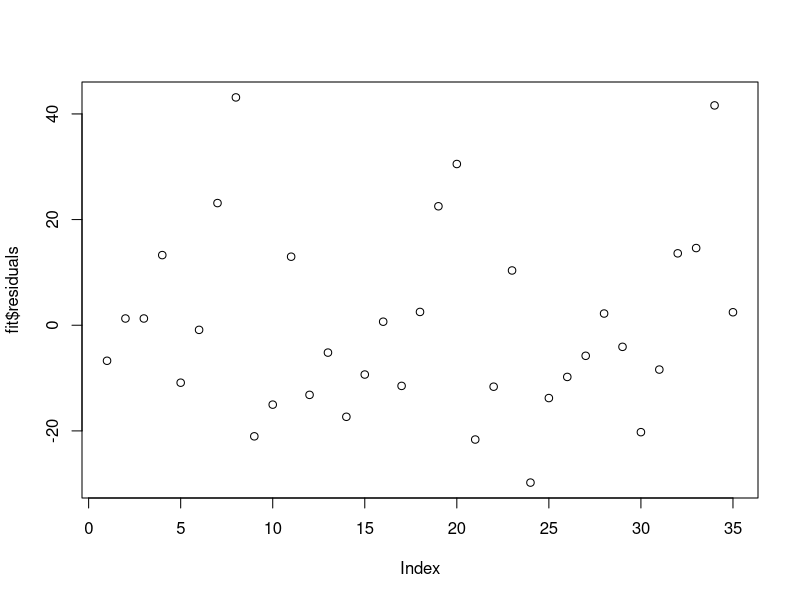
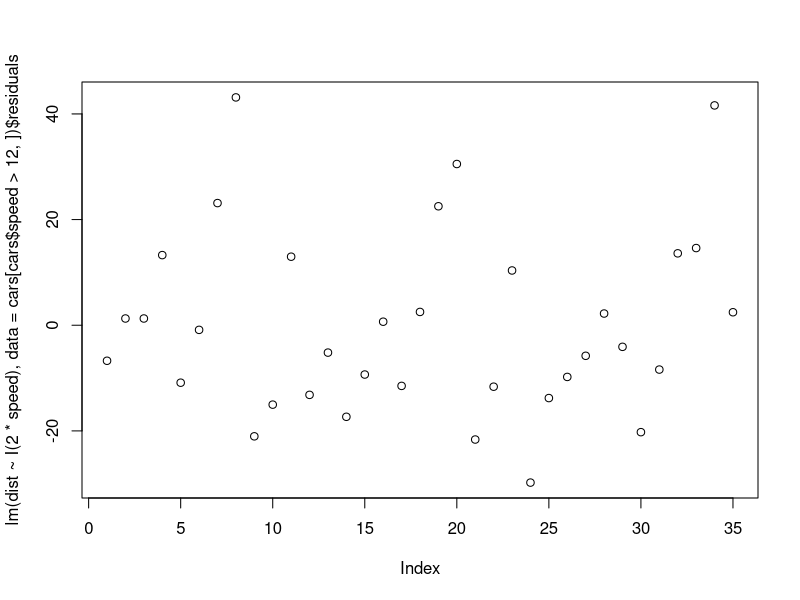

Reproduce these figures in R, in order. (Note: this script raises an error after producing the figures.)


cars2 <- cars[cars$speed > 12,]
cars2$speed <- cars2$speed * 2
fit <- lm(dist ~ speed, data = cars2)
plot(fit$residuals)

plot(lm(dist ~ I(2*speed), data = cars[cars$speed > 12,])$residuals)

cars %>%
  subset(speed > 12) %>%
  transform(speed = 2 * speed) %>%
  lm(formula = dist ~ speed) %$%
  residuals %>%
  plot

